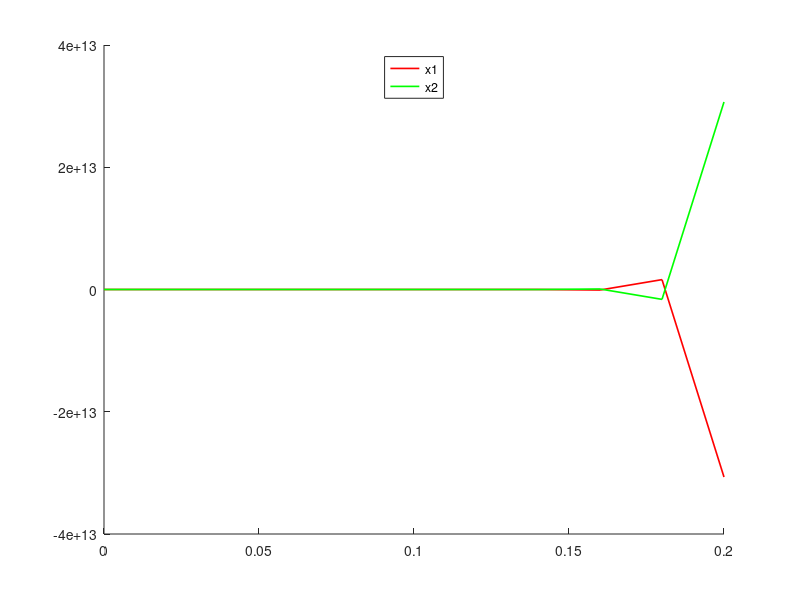

Source code (MATLAB):
% define the system of odes in vector form using function handle @
f=@(t,x) [1999*x(1)+2999*x(2),-2000*x(1)-3000*x(2)];

% step size
h=0.02;
t=0:h:0.2;

% define a matrix x of order (length(t)+1)*2
% where first column corresponds to x1 and second column corresponds to x2
x=zeros(length(t)+1,2);

% store the intial solution of x1 and x2 in x
x(1,:)=[1,1];
for i=1:length(t)
    
    % implicit euler's method
    next_sol=x(i,:)+h*f(t(i),x(i,:));
    
    % store the next solution in x
    % this is the solution at t(i+1)
    x(i+1,:)=next_sol;
end

%%%%%%%%%%%%%%%%%%%%%%%%%%%%%%%%%%%%%%%%%%%%%%%
% plotting time
hold on
% since the for loop calculating an extra solution 
% namely at i=length(t)+1 the solution is x(length(t)+1,:)
% but you need to plot the solution from x(1,:) to x(length(t),:)

% therefore you need to drop that solution for plot
plot(t,x(1:length(t),1),'-r','LineWidth',1.2) % plot for x1
plot(t,x(1:length(t),2),'-g','LineWidth',1.2) % plot for x2
legend("x1","x2",'Location',"north")
hold off
%%%%%%%%%%%%%%%%%%%%%%%%%%%%%%%%%%%%%%%%%%%%%%%%%%%%%%%%%%%%%%%%
